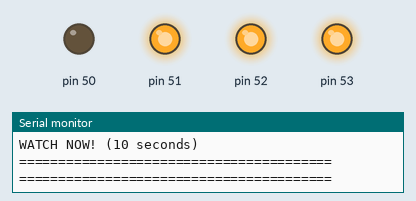
Recording of a sketch running on a simulated Arduino Mega 2560, built with avr-gcc and run on an emulated ATmega2560. On the bench: output pins drawn as LEDs (lit = HIGH), the last lines printed to the serial monitor.

Above: at 8.1 s.
At 23.1 s:
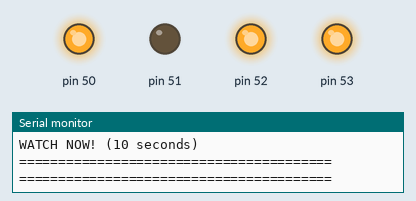
At 38.1 s:
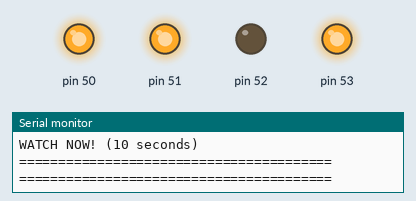
At 53.1 s:
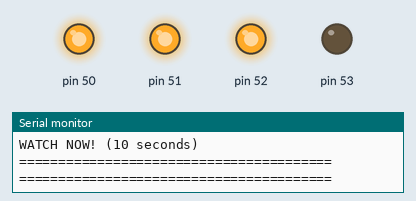
At 85.6 s:
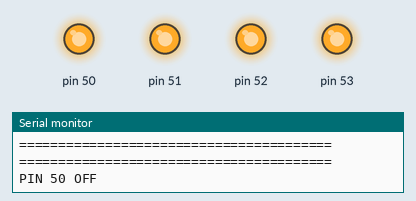
Timing chart, 0 to 94.2 s (numbered marks = the images above):
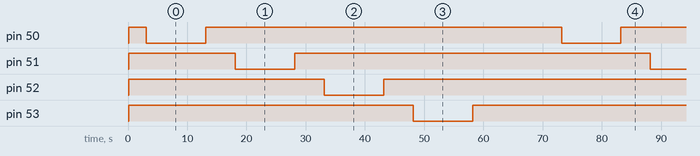

Measured:
- by itself, pin 50–53: alternates HIGH for 60.1 s and LOW for 10.0 s

The sketch:

test_pins_50_53.ino
```cpp
/**
 * Arduino Mega #2 - Test Pins 50-53
 * Медленный тест каждого пина
 */

void setup() {
  Serial.begin(115200);
  delay(100);

  Serial.println("\n========================================");
  Serial.println("  TEST PINS 50-53");
  Serial.println("========================================\n");

  pinMode(50, OUTPUT);
  pinMode(51, OUTPUT);
  pinMode(52, OUTPUT);
  pinMode(53, OUTPUT);

  digitalWrite(50, HIGH);
  digitalWrite(51, HIGH);
  digitalWrite(52, HIGH);
  digitalWrite(53, HIGH);

  Serial.println("[INIT] Pins 50-53 ready\n");
  delay(3000);
}

void loop() {
  Serial.println("\n========================================");
  Serial.println("========================================");
  Serial.println(">>> PIN 50 = LOW");
  Serial.println("WATCH NOW! (10 seconds)");
  Serial.println("========================================");
  Serial.println("========================================\n");
  digitalWrite(50, LOW);
  delay(10000);
  digitalWrite(50, HIGH);
  Serial.println("PIN 50 OFF\n");
  delay(5000);

  Serial.println("\n========================================");
  Serial.println("========================================");
  Serial.println(">>> PIN 51 = LOW");
  Serial.println("WATCH NOW! (10 seconds)");
  Serial.println("========================================");
  Serial.println("========================================\n");
  digitalWrite(51, LOW);
  delay(10000);
  digitalWrite(51, HIGH);
  Serial.println("PIN 51 OFF\n");
  delay(5000);

  Serial.println("\n========================================");
  Serial.println("========================================");
  Serial.println(">>> PIN 52 = LOW");
  Serial.println("WATCH NOW! (10 seconds)");
  Serial.println("========================================");
  Serial.println("========================================\n");
  digitalWrite(52, LOW);
  delay(10000);
  digitalWrite(52, HIGH);
  Serial.println("PIN 52 OFF\n");
  delay(5000);

  Serial.println("\n========================================");
  Serial.println("========================================");
  Serial.println(">>> PIN 53 = LOW");
  Serial.println("WATCH NOW! (10 seconds)");
  Serial.println("========================================");
  Serial.println("========================================\n");
  digitalWrite(53, LOW);
  delay(10000);
  digitalWrite(53, HIGH);
  Serial.println("PIN 53 OFF\n");
  delay(5000);

  Serial.println("\n========================================");
  Serial.println("PINS 50-53 TESTED!");
  Serial.println("Which pins worked?");
  Serial.println("Repeating in 10s...");
  Serial.println("========================================\n");
  delay(10000);
}
```
